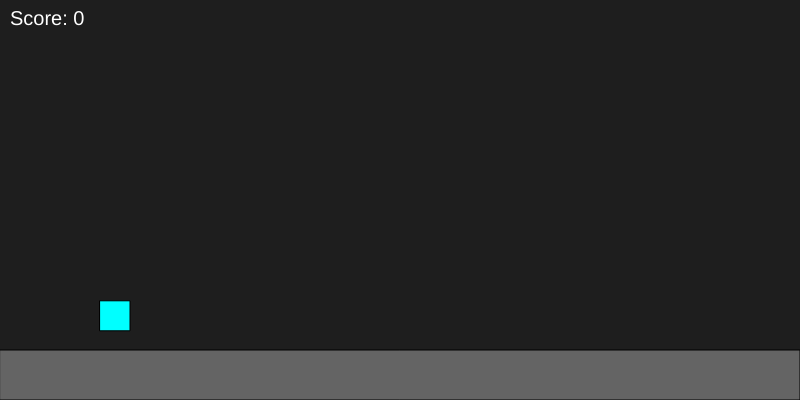
Frame 1 (no input)
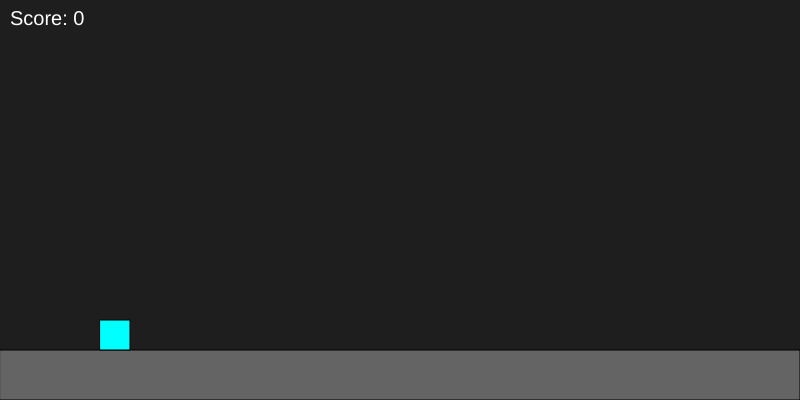
Frame 60 (no input)
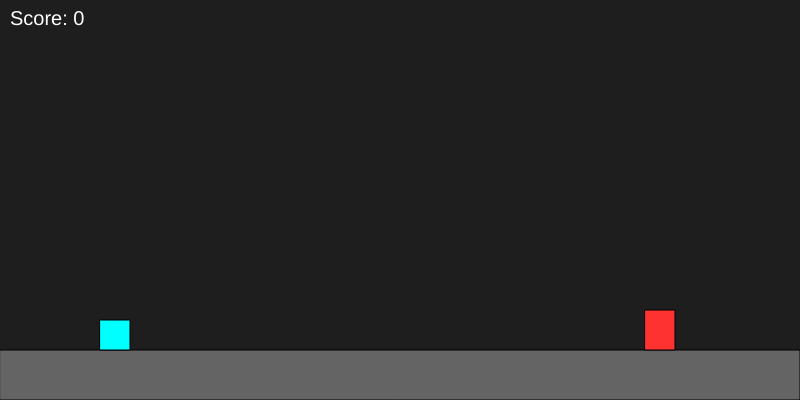
Frame 120 (the mouse pressed at the canvas centre since frame 60)

The p5.js sketch that drew these frames (run headless with seeded random() and noise() and a simulated clock; from frame 60 on, the mouse is pressed at the canvas centre):

// p5.js sketch
// ── sketch.js

let playerX = 100;
let playerY = 300;
let playerSize = 30;

let velocityY = 0;
let gravity = 0.8;
let jumpForce = -12;

let groundY = 350;

let obstacles = [];

let speed = 5;
let score = 0;
let gameOver = false;

function setup() {
  createCanvas(800, 400);
}

function draw() {
  background(30);

  if (gameOver) {
    showGameOver();
    return;
  }

  
  fill(100);
  rect(0, groundY, width, height - groundY);

  updatePlayer();
  updateObstacles();

  displayScore();
}


function updatePlayer() {
  
  velocityY += gravity;
  playerY += velocityY;

  
  if (playerY + playerSize > groundY) {
    playerY = groundY - playerSize;
    velocityY = 0;
  }

  
  fill(0, 255, 255);
  rect(playerX, playerY, playerSize, playerSize);
}

function keyPressed() {
  
  if (playerY + playerSize == groundY) {
    velocityY = jumpForce;
  }

  
  if (gameOver && key === 'r') {
    restartGame();
  }
}


function updateObstacles() {

  
  if (frameCount % 90 == 0) {
    let obstacle = {
      x: width,
      y: groundY - 40,
      w: 30,
      h: 40
    };

    obstacles.push(obstacle);
  }

  
  for (let i = 0; i < obstacles.length; i++) {

    let obs = obstacles[i];

    obs.x -= speed;

    fill(255, 50, 50);
    rect(obs.x, obs.y, obs.w, obs.h);

    
    if (playerX < obs.x + obs.w &&
        playerX + playerSize > obs.x &&
        playerY < obs.y + obs.h &&
        playerY + playerSize > obs.y) {

      gameOver = true;
    }
  }

  
  if (obstacles.length > 0 &&
      obstacles[0].x < -50) {

    obstacles.shift();
    score++;
  }
}


function displayScore() {
  fill(255);
  textSize(20);
  text("Score: " + score, 10, 25);
}


function showGameOver() {
  fill(255);
  textSize(40);
  textAlign(CENTER);
  text("Game Over", width / 2, height / 2);

  textSize(20);
  text("Press R to Restart",
       width / 2,
       height / 2 + 40);
}


function restartGame() {
  playerY = 300;
  velocityY = 0;

  obstacles = [];

  score = 0;
  gameOver = false;
}
